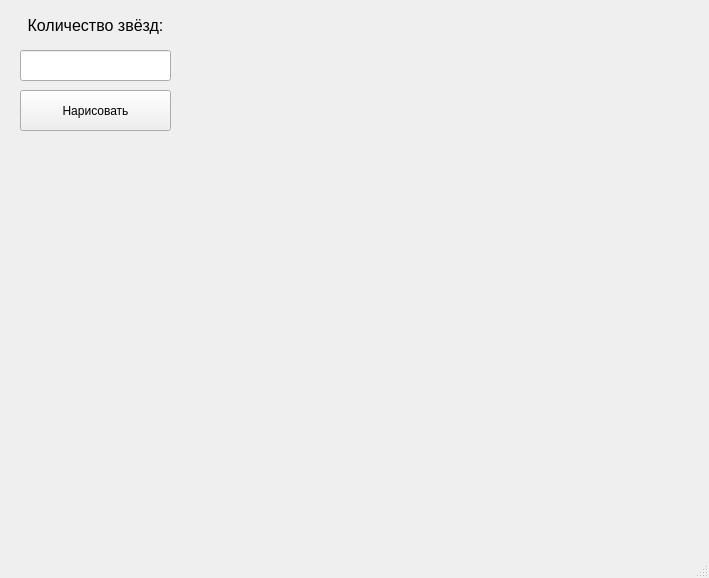
<?xml version="1.0" encoding="UTF-8"?>
<ui version="4.0">
 <class>MainWindow</class>
 <widget class="QMainWindow" name="MainWindow">
  <property name="geometry">
   <rect>
    <x>0</x>
    <y>0</y>
    <width>709</width>
    <height>578</height>
   </rect>
  </property>
  <property name="windowTitle">
   <string>Лаба 13</string>
  </property>
  <widget class="QWidget" name="centralwidget">
   <widget class="QLineEdit" name="lineEdit">
    <property name="geometry">
     <rect>
      <x>20</x>
      <y>50</y>
      <width>151</width>
      <height>31</height>
     </rect>
    </property>
   </widget>
   <widget class="QPushButton" name="pushButton">
    <property name="geometry">
     <rect>
      <x>20</x>
      <y>90</y>
      <width>151</width>
      <height>41</height>
     </rect>
    </property>
    <property name="text">
     <string>Нарисовать</string>
    </property>
   </widget>
   <widget class="QLabel" name="label">
    <property name="geometry">
     <rect>
      <x>20</x>
      <y>10</y>
      <width>151</width>
      <height>31</height>
     </rect>
    </property>
    <property name="font">
     <font>
      <pointsize>12</pointsize>
     </font>
    </property>
    <property name="text">
     <string>Количество звёзд:</string>
    </property>
    <property name="alignment">
     <set>Qt::AlignCenter</set>
    </property>
   </widget>
   <widget class="Canvas" name="canvasWidget" native="true">
    <property name="geometry">
     <rect>
      <x>180</x>
      <y>10</y>
      <width>500</width>
      <height>500</height>
     </rect>
    </property>
   </widget>
  </widget>
  <widget class="QMenuBar" name="menubar">
   <property name="geometry">
    <rect>
     <x>0</x>
     <y>0</y>
     <width>709</width>
     <height>23</height>
    </rect>
   </property>
  </widget>
  <widget class="QStatusBar" name="statusbar"/>
 </widget>
 <customwidgets>
  <customwidget>
   <class>Canvas</class>
   <extends>QWidget</extends>
   <header location="global">canvas.h</header>
   <container>1</container>
  </customwidget>
 </customwidgets>
 <resources/>
 <connections/>
</ui>
